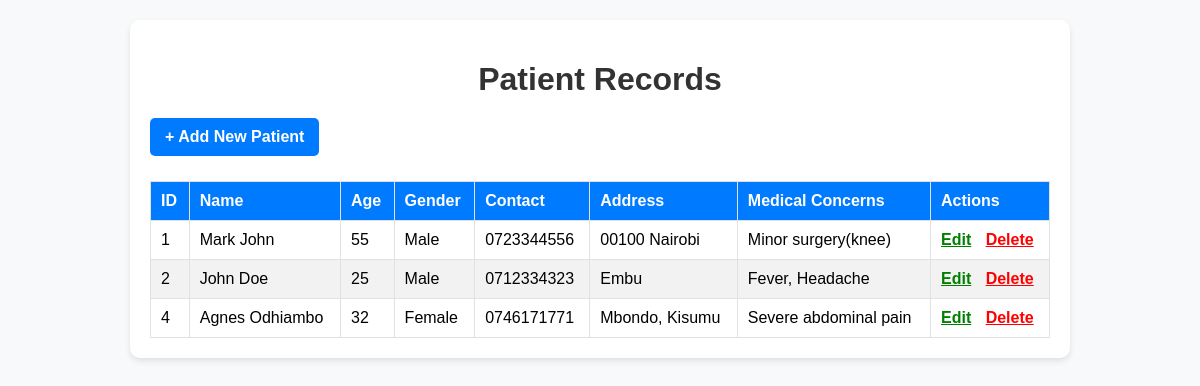
The page / on the database its author committed.
### tables this page shows
CREATE TABLE patients (
                        id INTEGER PRIMARY KEY AUTOINCREMENT,
                        name TEXT NOT NULL,
                        age INTEGER,
                        gender TEXT,
                        contact TEXT,
                        address TEXT,
                        medical_concerns TEXT
                    );

### app.py (the view)
@app.route('/')
def index():
    conn = sqlite3.connect('patients.db')
    cursor = conn.cursor()
    cursor.execute("SELECT * FROM patients")
    patients = cursor.fetchall()
    conn.close()
    return render_template('index.html', patients=patients)

### templates/index.html (shortened to what this page needs)
<!DOCTYPE html>
<html lang="en">
<head>
</head>
<body>
    <div class="container">
        <h1>Patient Records</h1>
        <a href="/add" class="add-btn">+ Add New Patient</a>
        <table>
            <thead>
                <tr>
                    <th>ID</th>
                    <th>Name</th>
                    <th>Age</th>
                    <th>Gender</th>
                    <th>Contact</th>
                    <th>Address</th>
                    <th>Medical Concerns</th>
                    <th>Actions</th>
                </tr>
            </thead>
            <tbody>
                {% for patient in patients %}
                <tr>
                    <td>{{ patient[0] }}</td>
                    <td>{{ patient[1] }}</td>
                    <td>{{ patient[2] }}</td>
                    <td>{{ patient[3] }}</td>
                    <td>{{ patient[4] }}</td>
                    <td>{{ patient[5] }}</td>
                    <td>{{ patient[6] }}</td>
                    <td>
                       <a href="/edit/{{ patient[0] }}" style="color:green; font-weight:bold; margin-right:10px;">Edit</a>
                       <a href="/delete/{{ patient[0] }}" style="color:red; font-weight:bold;" onclick="return confirm('Are you sure you want to delete this patient?');">Delete</a>
                    </td>
                </tr>
                {% else %}
                <tr>
                    <td colspan="7" style="text-align:center; color:gray;">No patient records found.</td>
                </tr>
                {% endfor %}
            </tbody>
        </table>
    </div>
</body>
</html>

### templates/index.html (style rules this page uses)
body { font-family: Arial, sans-serif; background: #f8f9fa; margin: 0; padding: 20px; }
h1 { text-align: center; margin-bottom: 20px; color: #333; }
.container { max-width: 900px; margin: auto; background: #fff; padding: 20px; border-radius: 10px; box-shadow: 0px 3px 6px rgba(0,0,0,0.1); }
a.add-btn { display: inline-block; margin-bottom: 15px; padding: 10px 15px; background: #007bff; color: #fff; text-decoration: none; border-radius: 5px; font-weight: bold; }
table { width: 100%; border-collapse: collapse; margin-top: 10px; }
th, td { border: 1px solid #dee2e6; padding: 10px; text-align: left; }
th { background: #007bff; color: white; }
tr:nth-child(even) { background: #f2f2f2; }

### rows shown on the page
patients: id "1", name "Mark John", age "55", gender "Male", contact "0723344556", address "00100 Nairobi", medical_concerns "Minor surgery(knee)"
patients: id "2", name "John Doe", age "25", gender "Male", contact "0712334323", address "Embu", medical_concerns "Fever, Headache"
patients: id "4", name "Agnes Odhiambo", age "32", gender "Female", contact "0746171771", address "Mbondo, Kisumu", medical_concerns "Severe abdominal pain"
